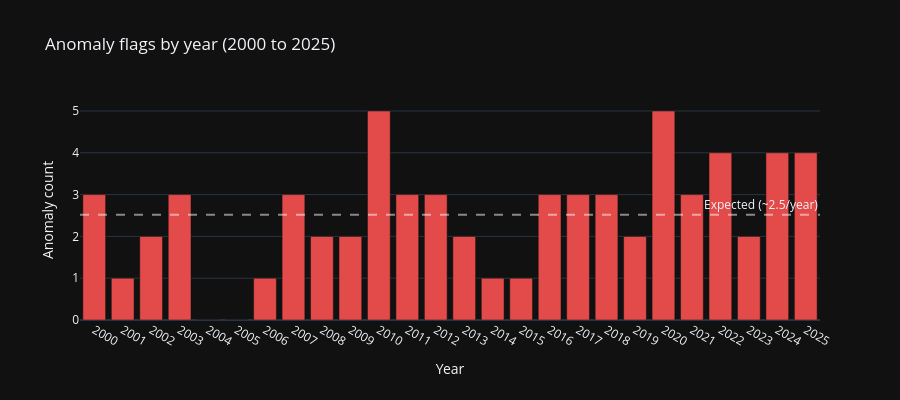

The notebook cell saved with this chart:
### Code cell
# Annual anomaly counts. The final year runs only to the data cutoff, so it is
# excluded from the year-on-year comparison and reported separately below.
anomaly_series = pd.Series(anomaly_99.values, index=returns.index, name='anomaly')
annual_all = anomaly_series.groupby(anomaly_series.index.year).sum()

cutoff_year = returns.index.max().year
complete = annual_all[annual_all.index < cutoff_year]
partial_count = int(annual_all.get(cutoff_year, 0))
partial_days = int((anomaly_series.index.year == cutoff_year).sum())

fig = go.Figure(go.Bar(
    x=complete.index.astype(str), y=complete.values,
    marker_color='#E24B4A',
))
fig.add_hline(
    y=252 * 0.01, line_dash='dash', line_color='white', opacity=0.5,
    annotation_text='Expected (~2.5/year)',
)
fig.update_layout(
    template='plotly_dark',
    title=f'Anomaly flags by year (2000 to {cutoff_year - 1})',
    xaxis_title='Year', yaxis_title='Anomaly count',
    height=400,
)
fig.show()

display(Markdown(f"""
The chart shows complete calendar years only. {cutoff_year} is excluded because
it runs to the data cutoff of {returns.index.max().date()}, covering
{partial_days} trading days, and its {partial_count} flag{'s' if partial_count != 1 else ''}
are not comparable to a full year against the {252 * 0.01:.1f}-per-year line.
"""))

### Figure 1 — Plotly figure (JSON) as saved in the notebook; plotly's stock layout.template omitted (floating-point values rounded to 4 significant figures)
{"data": [{"marker": {"color": "#E24B4A"}, "type": "bar", "x": ["2000", "2001", "2002", "2003", "2004", "2005", "2006", "2007", "2008", "2009", "2010", "2011", "2012", "2013", "2014", "2015", "2016", "2017", "2018", "2019", "2020", "2021", "2022", "2023", "2024", "2025"], "y": [3, 1, 2, 3, 0, 0, 1, 3, 2, 2, 5, 3, 3, 2, 1, 1, 3, 3, 3, 2, 5, 3, 4, 2, 4, 4]}], "layout": {"annotations": [{"showarrow": false, "text": "Expected (~2.5/year)", "x": 1, "xanchor": "right", "xref": "x domain", "y": 2.52, "yanchor": "bottom", "yref": "y"}], "height": 400, "shapes": [{"line": {"color": "white", "dash": "dash"}, "opacity": 0.5, "type": "line", "x0": 0, "x1": 1, "xref": "x domain", "y0": 2.52, "y1": 2.52, "yref": "y"}], "title": {"text": "Anomaly flags by year (2000 to 2025)"}, "xaxis": {"title": {"text": "Year"}}, "yaxis": {"title": {"text": "Anomaly count"}}}}
